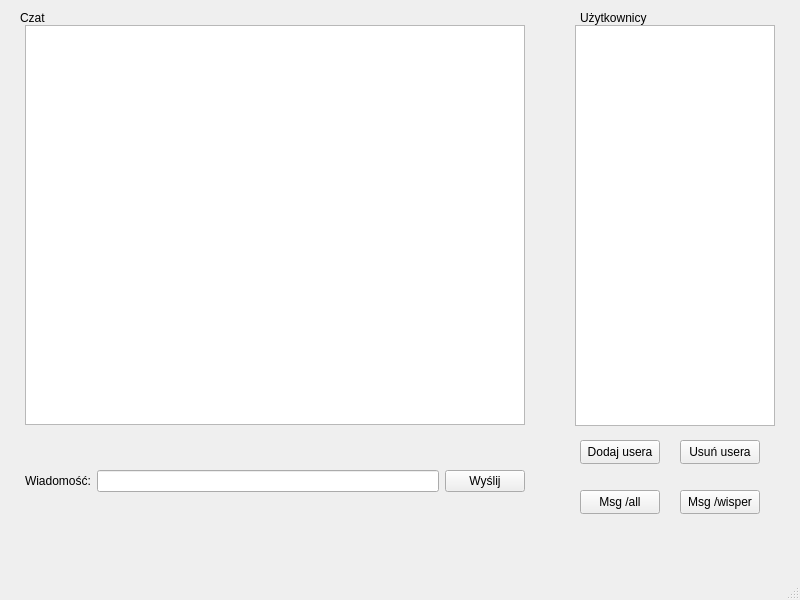
<?xml version="1.0" encoding="UTF-8"?>
<ui version="4.0">
 <class>MainWindow</class>
 <widget class="QMainWindow" name="MainWindow">
  <property name="geometry">
   <rect>
    <x>0</x>
    <y>0</y>
    <width>800</width>
    <height>600</height>
   </rect>
  </property>
  <property name="windowTitle">
   <string>MainWindow</string>
  </property>
  <widget class="QWidget" name="centralwidget">
   <widget class="QWidget" name="widget" native="true">
    <property name="geometry">
     <rect>
      <x>25</x>
      <y>460</y>
      <width>500</width>
      <height>42</height>
     </rect>
    </property>
    <layout class="QHBoxLayout" name="horizontalLayout">
     <item>
      <widget class="QLabel" name="label">
       <property name="text">
        <string>Wiadomość:</string>
       </property>
      </widget>
     </item>
     <item>
      <widget class="QLineEdit" name="lineedit_message"/>
     </item>
     <item>
      <widget class="QPushButton" name="button_send_message">
       <property name="text">
        <string>Wyślij</string>
       </property>
      </widget>
     </item>
    </layout>
   </widget>
   <widget class="QListWidget" name="list_users">
    <property name="geometry">
     <rect>
      <x>575</x>
      <y>25</y>
      <width>200</width>
      <height>401</height>
     </rect>
    </property>
   </widget>
   <widget class="QListWidget" name="list_chat">
    <property name="geometry">
     <rect>
      <x>25</x>
      <y>25</y>
      <width>500</width>
      <height>400</height>
     </rect>
    </property>
   </widget>
   <widget class="QPushButton" name="pushButton_2">
    <property name="geometry">
     <rect>
      <x>580</x>
      <y>440</y>
      <width>80</width>
      <height>24</height>
     </rect>
    </property>
    <property name="text">
     <string>Dodaj usera</string>
    </property>
   </widget>
   <widget class="QPushButton" name="pushButton_3">
    <property name="geometry">
     <rect>
      <x>680</x>
      <y>440</y>
      <width>80</width>
      <height>24</height>
     </rect>
    </property>
    <property name="text">
     <string>Usuń usera</string>
    </property>
   </widget>
   <widget class="QPushButton" name="pushButton_4">
    <property name="geometry">
     <rect>
      <x>580</x>
      <y>490</y>
      <width>80</width>
      <height>24</height>
     </rect>
    </property>
    <property name="text">
     <string>Msg /all</string>
    </property>
   </widget>
   <widget class="QPushButton" name="pushButton_5">
    <property name="geometry">
     <rect>
      <x>680</x>
      <y>490</y>
      <width>80</width>
      <height>24</height>
     </rect>
    </property>
    <property name="text">
     <string>Msg /wisper</string>
    </property>
   </widget>
   <widget class="QLabel" name="label_2">
    <property name="geometry">
     <rect>
      <x>580</x>
      <y>10</y>
      <width>71</width>
      <height>16</height>
     </rect>
    </property>
    <property name="text">
     <string>Użytkownicy</string>
    </property>
   </widget>
   <widget class="QLabel" name="label_3">
    <property name="geometry">
     <rect>
      <x>20</x>
      <y>10</y>
      <width>71</width>
      <height>16</height>
     </rect>
    </property>
    <property name="text">
     <string>Czat</string>
    </property>
   </widget>
  </widget>
  <widget class="QMenuBar" name="menubar">
   <property name="geometry">
    <rect>
     <x>0</x>
     <y>0</y>
     <width>800</width>
     <height>21</height>
    </rect>
   </property>
  </widget>
  <widget class="QStatusBar" name="statusbar"/>
 </widget>
 <resources/>
 <connections/>
</ui>
